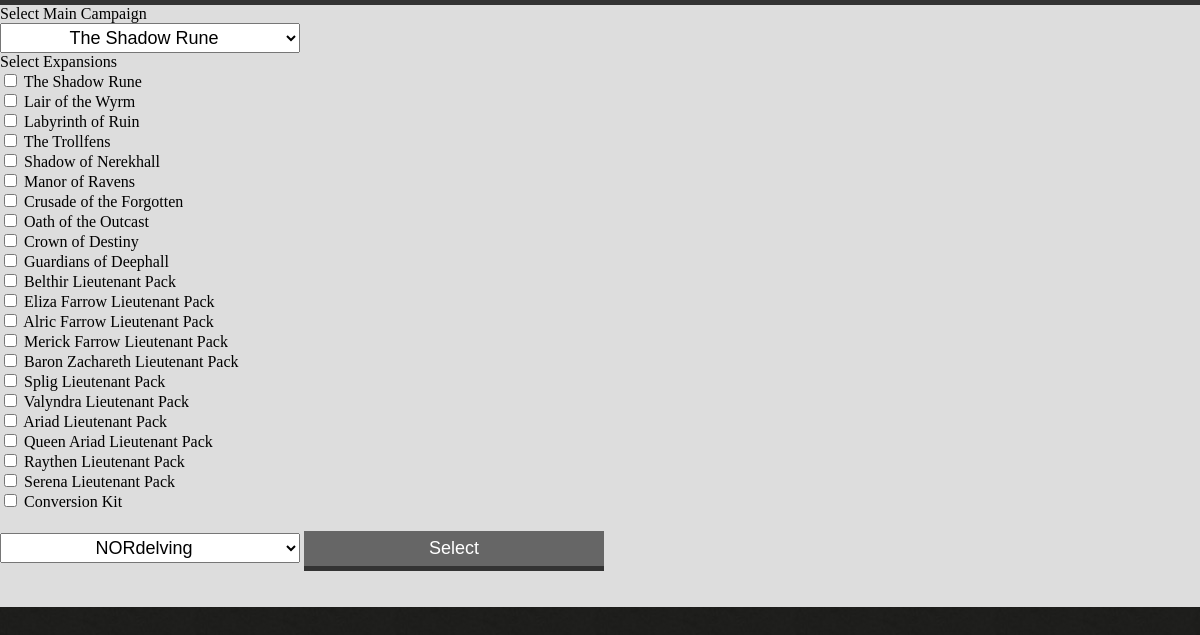
/Login/create.php (signed in), run on the app's committed database.
### tables this page shows
CREATE TABLE IF NOT EXISTS `tbcampaign` (
  `cam_id` int(1) NOT NULL,
  `cam_name` varchar(32) DEFAULT NULL,
  `cam_type` varchar(20) NOT NULL,
  `cam_map` varchar(24) DEFAULT NULL,
  `cam_log` varchar(24) DEFAULT NULL,
  `expansion` varchar(21) DEFAULT NULL,
  `edition` varchar(3) DEFAULT NULL,
  `cam_logo` varchar(25) DEFAULT NULL,
  `cam_icon` varchar(26) DEFAULT NULL
);

### includes/function_getSQLValueString.php (called while the page is built, shortened)
<?php
if (!function_exists("GetSQLValueString")) {
  function GetSQLValueString($theValue, $theType, $theDefinedValue = "", $theNotDefinedValue = "")
  {
    $theValue = function_exists("mysql_real_escape_string") ? mysql_real_escape_string($theValue) : mysql_escape_string($theValue);
    switch ($theType) {
      case "text":
        $theValue = ($theValue != "") ? "'" . $theValue . "'" : "NULL";
        break;
    }
    return $theValue;
  }
}
?>

### Login/newcampaign.php (the view, shortened to what this page needs)
<?php
$query_rsCampaigns = "SELECT * FROM tbcampaign";
$rsCampaigns = mysql_query($query_rsCampaigns, $dbDescent) or die(mysql_error());
$row_rsCampaigns = mysql_fetch_assoc($rsCampaigns);
$query_rsGroups = sprintf("SELECT * FROM tbgroup WHERE grp_startedby = %s ORDER BY grp_name ASC ", GetSQLValueString($username, "text"));
$rsGroups = mysql_query($query_rsGroups, $dbDescent) or die(mysql_error());
$row_rsGroups = mysql_fetch_assoc($rsGroups);
$selectOptions = array();
$checboxOptions = array();
$groupOptions = array();
do {
  if($row_rsCampaigns['cam_type'] == "full" || $row_rsCampaigns['cam_type'] == "mini"){
    $selectOptions[] = '<option value="' . $row_rsCampaigns['cam_id'] . '">' . $row_rsCampaigns['cam_name'] . '</option>';
  }
  $checboxOptions[] = '<input type="checkbox" name="expansions[]" value="' . $row_rsCampaigns['cam_id'] . '"> ' . $row_rsCampaigns['cam_name'] . '<br />';
} while ($row_rsCampaigns = mysql_fetch_assoc($rsCampaigns));
do {
  $groupOptions[] = '<option value="' . $row_rsGroups['grp_id'] . '"> ' . $row_rsGroups['grp_name'] . '<br />';
} while ($row_rsGroups = mysql_fetch_assoc($rsGroups));
?>
<html>
  <head>
    <link rel="stylesheet" type="text/css" href="../content.css">
  </head>
<body>
  <form action="create.php" method="post" name="start-quest-form" id="new_game-form">
    <div>Select Main Campaign</div>
    <select name="campaign_id">
      <?php foreach($selectOptions as $so) {
        echo $so;
      } ?>
    </select>
    <div>Select Expansions</div>
    <?php foreach($checboxOptions as $co) {
      echo $co;
    } ?>
    <select name="group_id">
      <?php foreach($groupOptions as $go) {
        echo $go;
      } ?>
    </select>
    <input type="submit" value="Select" />
  </form>
</body>
</html>

### Login/create.php (shortened to what this page needs)
<?php
include '../includes/function_getSQLValueString.php';
if (isset($_SESSION['MM_Username'])) {
  $username = $_SESSION['MM_Username'];
}
?>
<div id="wrapper">
<?php
if (isset($_GET['urlGrpName'])) {
} else if (isset($_GET['urlGamingID'])) {
  include 'selectheroes.php';
} else {
  include 'newcampaign.php';
}
?>
</div>

### content.css (style rules this page uses)
body { background: url("img/bg.jpg"); margin: 0; padding: 0; font-family: verdana; }
#wrapper { border-top: 5px solid #333; width: 1200px; background: #dddddd; margin: 0px auto; padding-bottom: 20px; }
input[type="submit"], a.normal-button { background-color: #666; border: none; border-bottom: 5px solid #333; color: #fff; font-size: 18px; width: 300px; height: 40px; text-align: center; margin-top: 20px; }
select { width: 300px; height: 30px; font-size: 18px; text-align: center; }

### data on the page
tbcampaign: cam_name "The Shadow Rune"
tbcampaign: cam_name "Lair of the Wyrm"
tbcampaign: cam_name "Labyrinth of Ruin"
tbcampaign: cam_name "The Trollfens"
tbcampaign: cam_name "Shadow of Nerekhall"
tbcampaign: cam_name "Manor of Ravens"
tbcampaign: cam_name "Crusade of the Forgotten"
tbcampaign: cam_name "Oath of the Outcast"
tbcampaign: cam_name "Crown of Destiny"
tbcampaign: cam_name "Guardians of Deephall"
tbcampaign: cam_name "Belthir Lieutenant Pack"
tbcampaign: cam_name "Eliza Farrow Lieutenant Pack"
tbcampaign: cam_name "Alric Farrow Lieutenant Pack"
tbcampaign: cam_name "Merick Farrow Lieutenant Pack"
tbcampaign: cam_name "Baron Zachareth Lieutenant Pack"
tbcampaign: cam_name "Splig Lieutenant Pack"
tbcampaign: cam_name "Valyndra Lieutenant Pack"
tbcampaign: cam_name "Ariad Lieutenant Pack"
tbcampaign: cam_name "Queen Ariad Lieutenant Pack"
tbcampaign: cam_name "Raythen Lieutenant Pack"
tbcampaign: cam_name "Serena Lieutenant Pack"
tbcampaign: cam_name "Conversion Kit"

### other printed values
form field campaign_id "The Shadow Rune"
form field group_id "NORdelving"
